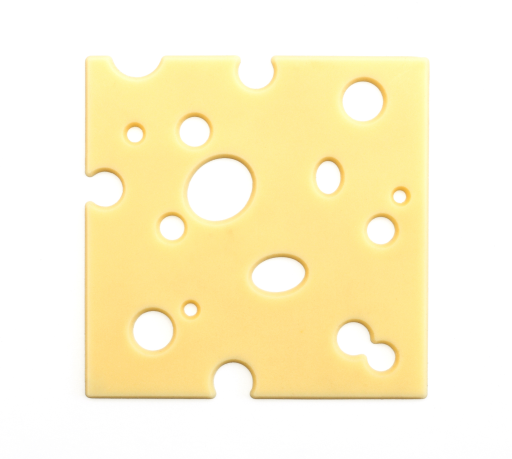
//> input picture imgs/sajt.png, 512 x 459 px
$ ./main31   (built with g++ and OpenCV 4)
//> lines starting //> are read from the running program, lines starting //| are printed output that depends on the picture; after the words box and inside, x2 and y2 are one past the last pixel; in counts of white or black regions, pixels touching at a corner belong together
/* OpenCV segedanyag
      Konturkezeles
          findContours
*/

#include <iostream>
#include <vector>
#include <opencv2/core.hpp>
#include <opencv2/highgui.hpp>
#include <opencv2/imgproc.hpp>

using namespace std;
using namespace cv;

int main() {

	Mat colorImg = imread("./imgs/sajt.png");
//> colorImg is the input picture: 459 rows x 512 cols, CV_8UC3; mean B, G, R 207.8, 243.7, 253.5
	assert(!colorImg.empty());

	Mat gray;
	cvtColor(colorImg, gray, COLOR_BGR2GRAY);
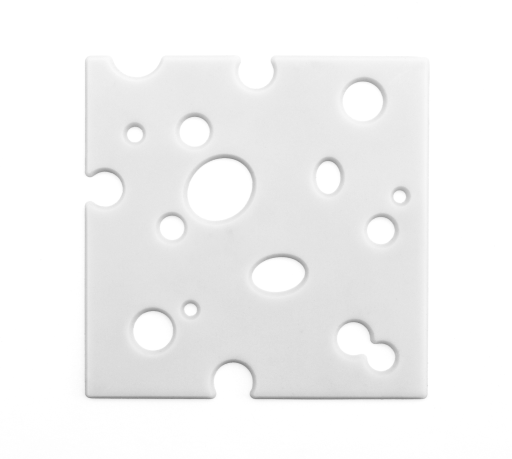
//> gray: 459 rows x 512 cols, CV_8UC1; min 134, max 255, mean 242.6

	Mat cheese_mask;
	threshold(gray, cheese_mask, 250, 255, THRESH_BINARY_INV);
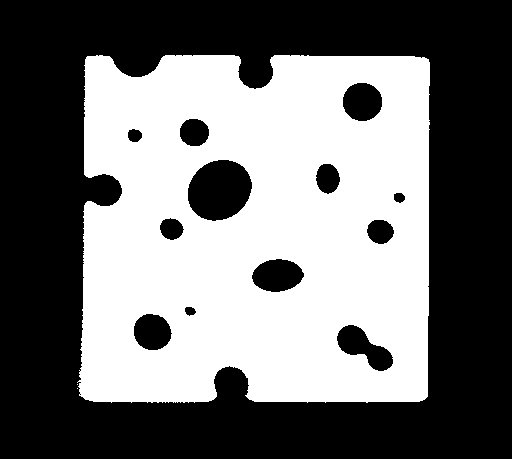
//> cheese_mask: 459 rows x 512 cols, CV_8UC1; 45% white; 3 white regions (2 under 20 px), largest, box (x1, y1, x2, y2) and area: (77, 55, 430, 403) 105651
	medianBlur(cheese_mask, cheese_mask, 5);
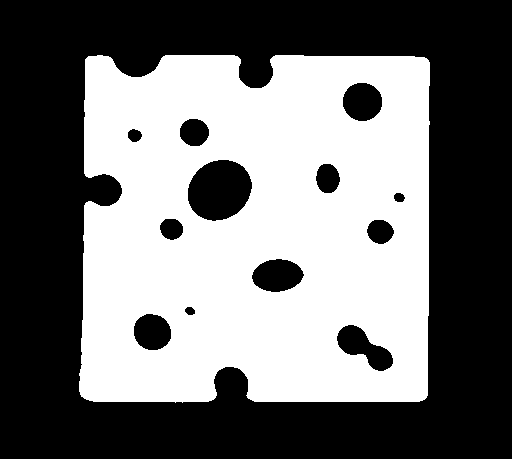
//> cheese_mask: 459 rows x 512 cols, CV_8UC1; 45% white; 1 white region

	vector<vector<Point>> contours;
	vector<Vec4i> hier;
	findContours(cheese_mask, contours, hier, RetrievalModes::RETR_TREE, ContourApproximationModes::CHAIN_APPROX_NONE);
//> contours = 13 contours; largest, box (x1, y1, x2, y2) and area: (79, 55, 430, 403) 115082, (187, 159, 253, 222) 3098, (336, 324, 394, 372) 1354, (251, 258, 305, 293) 1347, (342, 82, 383, 122) 1234

	Scalar cheeseColor(0, 255, 0);
	Scalar holeColor(0, 0, 255);

	double cheese = 0;
	double hole = 0;
	for (size_t i = 0; i < hier.size(); ++i) {
		//nincs szulokontur => megvan a sajt
		if (hier[i][3] == -1) {
			drawContours(colorImg, contours, i, cheeseColor, 2);
			cheese += cv::contourArea(contours[i]);
		}
		else {
			drawContours(colorImg, contours, i, holeColor, 2);
			hole += cv::contourArea(contours[i]);
		}
	}
//> this loop made 13 passes
//> hole on passes 2 to 13: 1353.5, 2469, 2544.5, 3891.5, 4420.5, 4833.5, 4927, 5512, 8610, 8766.5, 9432, 10665.5
//> cheese on pass 1: 115082
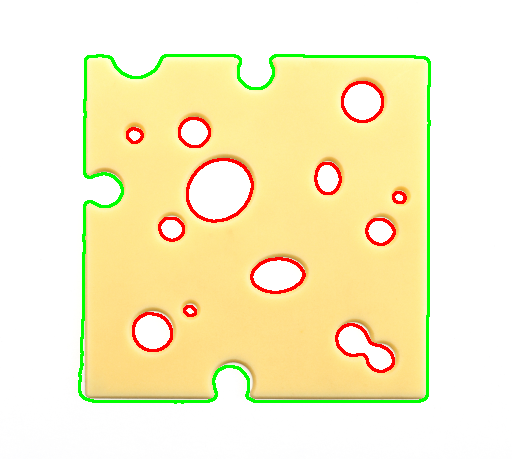
//> colorImg: 459 rows x 512 cols, CV_8UC3; 3.83% of pixels changed, all inside (x1, y1, x2, y2) = (78, 54, 431, 404)
//> after the loop, cheese = 115082; hole = 10665.5

	cout << "A sajtszelet " << round(hole / cheese * 100) << " szazaleka lyuk." << endl;
//| A sajtszelet 9 szazaleka lyuk.

	imshow("sajtrajz", colorImg);
	waitKey(0);

	return 0;
}
